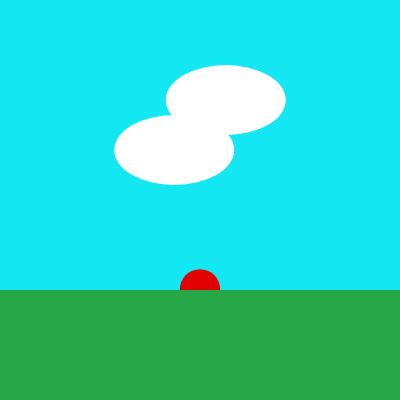
Frame 1 (no input)
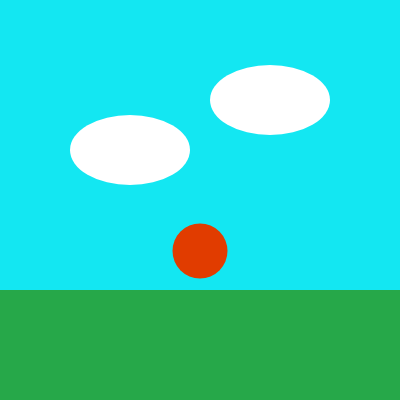
Frame 60 (no input)
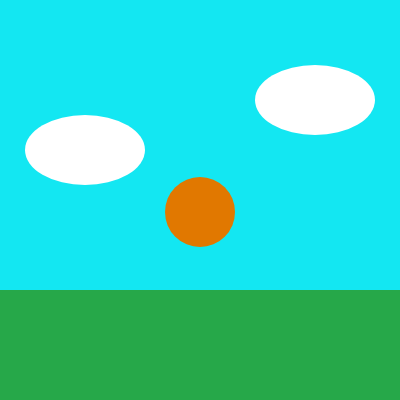
Frame 120 (the mouse pressed at the canvas centre since frame 60)

The p5.js sketch that drew these frames (run headless with seeded random() and noise() and a simulated clock; from frame 60 on, the mouse is pressed at the canvas centre):

// p5.js sketch
// ── sketch.js
// SUNRISE

//Declare Global Variables
var cloud1 = {
    x: 175,
    y: 150,
    w: 120,
    h: 70
}

var cloud2 = {
    x: 225,
    y: 100,
    w: 120,
    h: 70
}

var sun = {
    x: 200,
    y: 290,
    w: 40,
    h: 40
}


sunG = 0


// SETUP FUNCTION - Runs once at beginning of program
function setup() {
    createCanvas(400, 400);

    var sunG

}


// DRAW FUNCTION - Loops @ 60FPS by default
function draw() {

    // RUN LOGIC
    if (cloud1.x < -100); {
        cloud1.x -= 0.75
    }

    if (cloud2.x < 100); {
        cloud2.x += 0.75;

    }

    sun.y -= 0.65;
    if (sun.y < 110) {
        sun.y += 0.65;
    }

    sunG = sunG + 1;

    sun.w += 0.25;
    if (sun.w > 110) {
        sun.w -= 0.25
    }

    sun.h += 0.25;
    if (sun.h > 110) {
        sun.h -= 0.25
    }







    // DRAW FRAME
    background(19, 231, 242); // Blue sky

    noStroke();

    fill(225, sunG, 0); //Sun color
    ellipse(sun.x, sun.y, sun.w, sun.h); //Sun

    fill(38, 168, 73); // Green
    rect(0, 290, 400, 200); // Ground

    fill(255); // White
    ellipse(cloud1.x, cloud1.y, cloud1.w, cloud1.h); //Left cloud
    ellipse(cloud2.x, cloud2.y, cloud2.w, cloud2.h); //Right cloud



}
